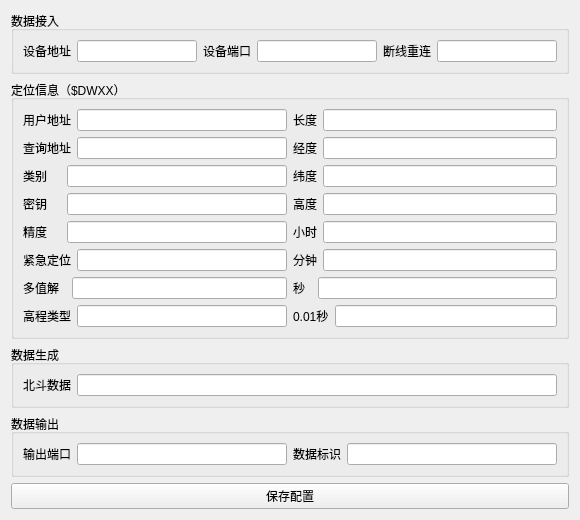
<?xml version="1.0" encoding="UTF-8"?>
<ui version="4.0">
 <class>beidouData</class>
 <widget class="QWidget" name="beidouData">
  <property name="geometry">
   <rect>
    <x>0</x>
    <y>0</y>
    <width>580</width>
    <height>490</height>
   </rect>
  </property>
  <property name="windowTitle">
   <string>Form</string>
  </property>
  <layout class="QGridLayout" name="gridLayout_3">
   <item row="0" column="0">
    <widget class="QGroupBox" name="groupBox_6">
     <property name="title">
      <string>数据接入</string>
     </property>
     <layout class="QGridLayout" name="gridLayout_5">
      <item row="0" column="0">
       <widget class="QLabel" name="label_20">
        <property name="text">
         <string>设备地址</string>
        </property>
       </widget>
      </item>
      <item row="0" column="1">
       <widget class="QLineEdit" name="ip_lineEdit"/>
      </item>
      <item row="0" column="2">
       <widget class="QLabel" name="label_21">
        <property name="text">
         <string>设备端口</string>
        </property>
       </widget>
      </item>
      <item row="0" column="3">
       <widget class="QLineEdit" name="port_lineEdit"/>
      </item>
      <item row="0" column="4">
       <widget class="QLabel" name="label_22">
        <property name="text">
         <string>断线重连</string>
        </property>
       </widget>
      </item>
      <item row="0" column="5">
       <widget class="QLineEdit" name="reconnect_lineEdit"/>
      </item>
     </layout>
    </widget>
   </item>
   <item row="1" column="0">
    <widget class="QGroupBox" name="groupBox">
     <property name="title">
      <string>定位信息（$DWXX）</string>
     </property>
     <layout class="QGridLayout" name="gridLayout">
      <item row="0" column="0">
       <layout class="QHBoxLayout" name="horizontalLayout_2">
        <item>
         <widget class="QLabel" name="label_2">
          <property name="text">
           <string>用户地址</string>
          </property>
         </widget>
        </item>
        <item>
         <widget class="QLineEdit" name="user_lineEdit"/>
        </item>
       </layout>
      </item>
      <item row="0" column="1">
       <layout class="QHBoxLayout" name="horizontalLayout">
        <item>
         <widget class="QLabel" name="label">
          <property name="text">
           <string>长度</string>
          </property>
         </widget>
        </item>
        <item>
         <widget class="QLineEdit" name="length_lineEdit"/>
        </item>
       </layout>
      </item>
      <item row="1" column="0">
       <layout class="QHBoxLayout" name="horizontalLayout_4">
        <item>
         <widget class="QLabel" name="label_4">
          <property name="text">
           <string>查询地址</string>
          </property>
         </widget>
        </item>
        <item>
         <widget class="QLineEdit" name="search_lineEdit"/>
        </item>
       </layout>
      </item>
      <item row="1" column="1">
       <layout class="QHBoxLayout" name="horizontalLayout_6">
        <item>
         <widget class="QLabel" name="label_6">
          <property name="text">
           <string>经度</string>
          </property>
         </widget>
        </item>
        <item>
         <widget class="QLineEdit" name="lon_lineEdit"/>
        </item>
       </layout>
      </item>
      <item row="2" column="0">
       <layout class="QHBoxLayout" name="horizontalLayout_14">
        <item>
         <widget class="QLabel" name="label_14">
          <property name="text">
           <string>类别    </string>
          </property>
         </widget>
        </item>
        <item>
         <widget class="QLineEdit" name="type_lineEdit"/>
        </item>
       </layout>
      </item>
      <item row="2" column="1">
       <layout class="QHBoxLayout" name="horizontalLayout_7">
        <item>
         <widget class="QLabel" name="label_7">
          <property name="text">
           <string>纬度</string>
          </property>
         </widget>
        </item>
        <item>
         <widget class="QLineEdit" name="lat_lineEdit"/>
        </item>
       </layout>
      </item>
      <item row="3" column="0">
       <layout class="QHBoxLayout" name="horizontalLayout_15">
        <item>
         <widget class="QLabel" name="label_15">
          <property name="text">
           <string>密钥    </string>
          </property>
         </widget>
        </item>
        <item>
         <widget class="QLineEdit" name="key_lineEdit"/>
        </item>
       </layout>
      </item>
      <item row="3" column="1">
       <layout class="QHBoxLayout" name="horizontalLayout_8">
        <item>
         <widget class="QLabel" name="label_8">
          <property name="text">
           <string>高度</string>
          </property>
         </widget>
        </item>
        <item>
         <widget class="QLineEdit" name="height_lineEdit"/>
        </item>
       </layout>
      </item>
      <item row="4" column="0">
       <layout class="QHBoxLayout" name="horizontalLayout_16">
        <item>
         <widget class="QLabel" name="label_16">
          <property name="text">
           <string>精度    </string>
          </property>
         </widget>
        </item>
        <item>
         <widget class="QLineEdit" name="jd_lineEdit"/>
        </item>
       </layout>
      </item>
      <item row="4" column="1">
       <layout class="QHBoxLayout" name="horizontalLayout_10">
        <item>
         <widget class="QLabel" name="label_10">
          <property name="text">
           <string>小时</string>
          </property>
         </widget>
        </item>
        <item>
         <widget class="QLineEdit" name="hour_lineEdit"/>
        </item>
       </layout>
      </item>
      <item row="5" column="0">
       <layout class="QHBoxLayout" name="horizontalLayout_17">
        <item>
         <widget class="QLabel" name="label_17">
          <property name="text">
           <string>紧急定位</string>
          </property>
         </widget>
        </item>
        <item>
         <widget class="QLineEdit" name="urgency_lineEdit"/>
        </item>
       </layout>
      </item>
      <item row="5" column="1">
       <layout class="QHBoxLayout" name="horizontalLayout_11">
        <item>
         <widget class="QLabel" name="label_11">
          <property name="text">
           <string>分钟</string>
          </property>
         </widget>
        </item>
        <item>
         <widget class="QLineEdit" name="min_lineEdit"/>
        </item>
       </layout>
      </item>
      <item row="6" column="0">
       <layout class="QHBoxLayout" name="horizontalLayout_18">
        <item>
         <widget class="QLabel" name="label_18">
          <property name="text">
           <string>多值解  </string>
          </property>
         </widget>
        </item>
        <item>
         <widget class="QLineEdit" name="more_lineEdit"/>
        </item>
       </layout>
      </item>
      <item row="6" column="1">
       <layout class="QHBoxLayout" name="horizontalLayout_12">
        <item>
         <widget class="QLabel" name="label_12">
          <property name="text">
           <string>秒  </string>
          </property>
         </widget>
        </item>
        <item>
         <widget class="QLineEdit" name="sec_lineEdit"/>
        </item>
       </layout>
      </item>
      <item row="7" column="0">
       <layout class="QHBoxLayout" name="horizontalLayout_19">
        <item>
         <widget class="QLabel" name="label_19">
          <property name="text">
           <string>高程类型</string>
          </property>
         </widget>
        </item>
        <item>
         <widget class="QLineEdit" name="heighttype_lineEdit"/>
        </item>
       </layout>
      </item>
      <item row="7" column="1">
       <layout class="QHBoxLayout" name="horizontalLayout_13">
        <item>
         <widget class="QLabel" name="label_13">
          <property name="text">
           <string>0.01秒</string>
          </property>
         </widget>
        </item>
        <item>
         <widget class="QLineEdit" name="mes_lineEdit"/>
        </item>
       </layout>
      </item>
     </layout>
    </widget>
   </item>
   <item row="2" column="0">
    <widget class="QGroupBox" name="groupBox_2">
     <property name="title">
      <string>数据生成</string>
     </property>
     <layout class="QGridLayout" name="gridLayout_2">
      <item row="0" column="0">
       <layout class="QHBoxLayout" name="horizontalLayout_9">
        <item>
         <widget class="QLabel" name="label_9">
          <property name="text">
           <string>北斗数据</string>
          </property>
         </widget>
        </item>
        <item>
         <widget class="QLineEdit" name="beidou_lineEdit">
          <property name="text">
           <string/>
          </property>
         </widget>
        </item>
       </layout>
      </item>
     </layout>
    </widget>
   </item>
   <item row="3" column="0">
    <widget class="QGroupBox" name="groupBox_7">
     <property name="title">
      <string>数据输出</string>
     </property>
     <layout class="QGridLayout" name="gridLayout_4">
      <item row="0" column="0">
       <widget class="QLabel" name="label_3">
        <property name="text">
         <string>输出端口</string>
        </property>
       </widget>
      </item>
      <item row="0" column="1">
       <widget class="QLineEdit" name="output_lineEdit"/>
      </item>
      <item row="0" column="2">
       <widget class="QLabel" name="label_5">
        <property name="text">
         <string>数据标识</string>
        </property>
       </widget>
      </item>
      <item row="0" column="3">
       <widget class="QLineEdit" name="flag_lineEdit"/>
      </item>
     </layout>
    </widget>
   </item>
   <item row="4" column="0">
    <widget class="QPushButton" name="pushButton">
     <property name="text">
      <string>保存配置</string>
     </property>
    </widget>
   </item>
  </layout>
 </widget>
 <resources/>
 <connections/>
</ui>
